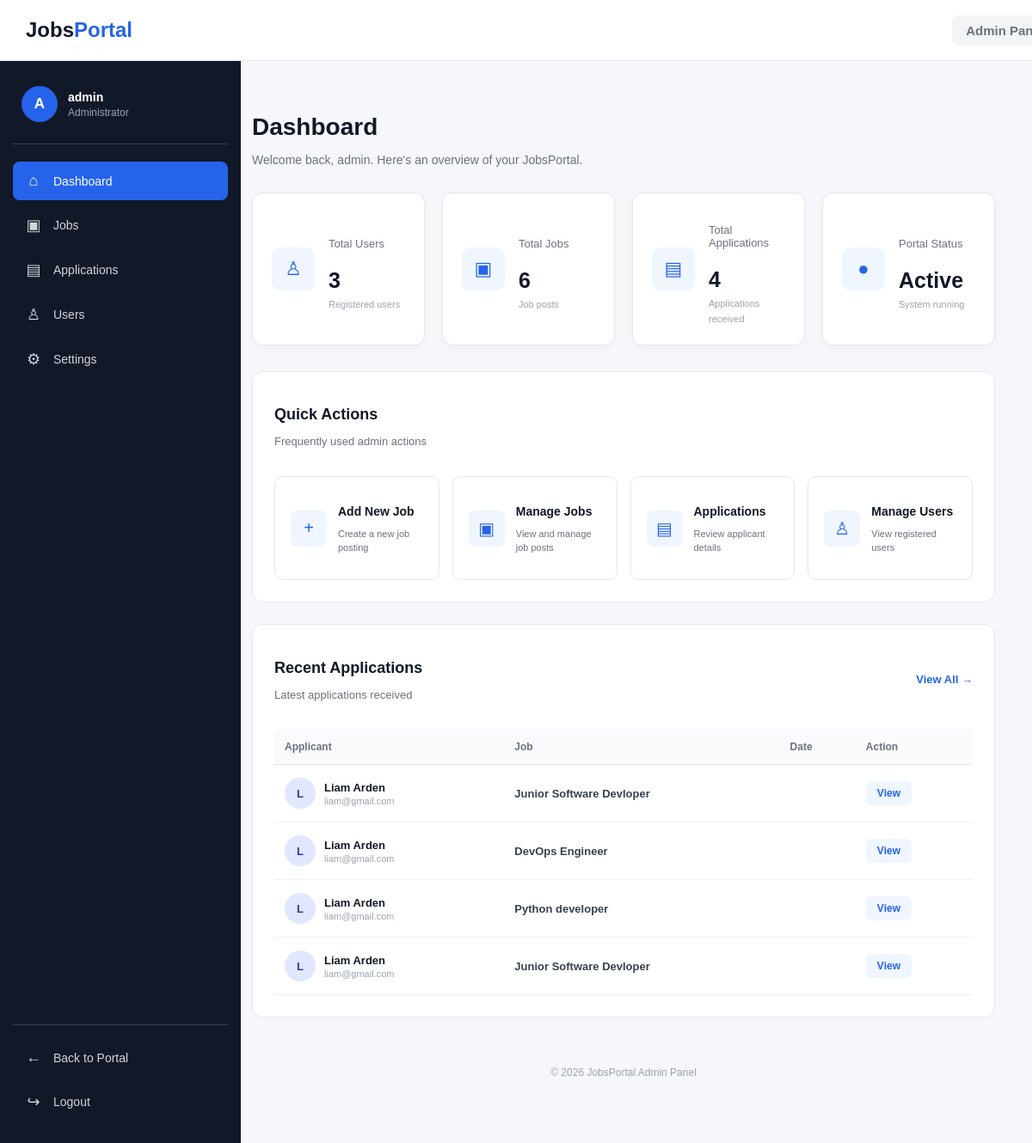
Before: /admin-dashboard (signed in) with the older database file.
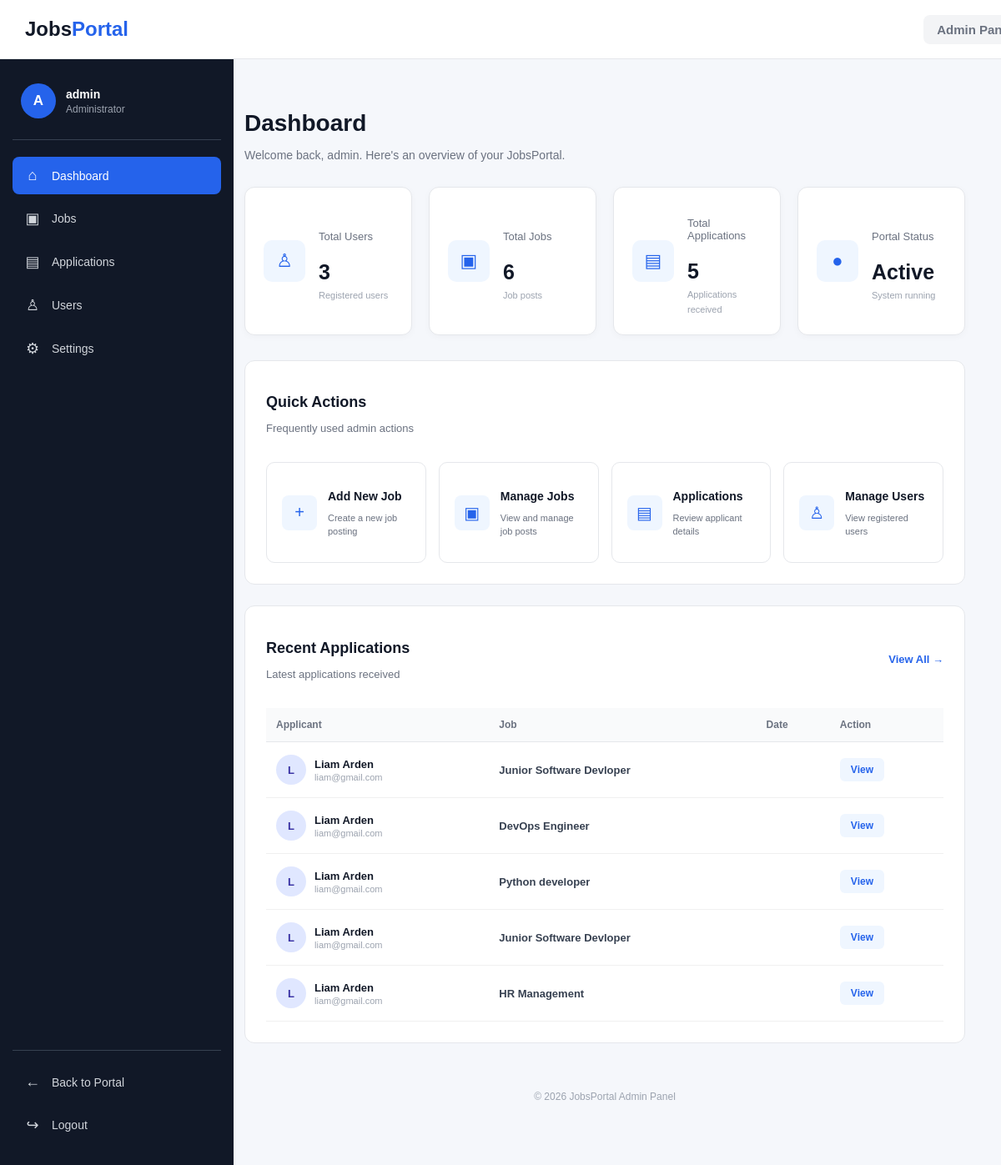
After: the same page with the newer database file.
### jobs/models.py (models this page shows, shortened)
class Applications(models.Model):
    job=models.ForeignKey(Jobs,on_delete=models.CASCADE)
    user=models.ForeignKey(User,on_delete=models.CASCADE)
    resume=models.FileField(blank=True,upload_to='resume')
    date=models.DateField(auto_now_add=True)

class Jobs(models.Model):
    title=models.CharField(max_length=100)
    sector=models.ForeignKey(Sectors,on_delete=models.CASCADE)
    company=models.ForeignKey(Company,on_delete=models.CASCADE)
    location=models.CharField(max_length=50)
    description=models.TextField()
    salary=models.CharField(max_length=50)
    post_date=models.DateField(auto_now_add=True)
    slug=models.SlugField(blank=True)
    is_active=models.BooleanField(default=True)
    end_date=models.DateField()

### jobs/views.py (the view)
    def wrapper(request,*args,**kwargs):
        if request.user.is_superuser:
            return fun(request,*args,**kwargs)
        else:
            messages.error(request,"Permission denied!")
            return redirect("all_jobs")

### jobs/context_processors.py (called while the page is built)
def allSectors(request):
    all_sectors=Sectors.objects.all()
    return dict(sectors=all_sectors)

### jobs/views.py (called while the page is built, shortened)
def admin_permission(fun):
    def wrapper(request,*args,**kwargs):
        if request.user.is_superuser:
            return fun(request,*args,**kwargs)
        else:
            messages.error(request,"Permission denied!")
            return redirect("all_jobs")
    return wrapper

@admin_permission
def adminDashboard(request,sector=None):
    if not request.user.is_superuser:
        return redirect("user_dashboard")
    data={
    "total_users":User.objects.filter(is_superuser=False).count(),
    "total_jobs":Jobs.objects.count(),
    "total_applications":Applications.objects.count(),
    }
    applications=Applications.objects.all()
    search = request.GET.get("search")
    if sector:
        job=Jobs.objects.filter(sector__id=sector,is_active=True)
    else:
        job=Jobs.objects.filter(is_active=True)
    return render(request,"admin-dashboard.html",{'data':data,"applications":applications,"search":search,"job":job})

### templates/admin-dashboard.html (shortened to what the changed rows need)
{% load static %}
<!DOCTYPE html>
<html lang="en">
<head>
    <link rel="stylesheet" href="{% static 'css/admin.css' %}">
</head>
<body>
    <div class="admin-layout">
        <main class="main-content">
            <div class="page-header">
                <div>
                    <h1>Dashboard</h1>
                </div>
            </div>
            <section class="stats-grid">
                <a href="{% url 'view_users' %}" class="stat-card">
                    <div class="stat-info">
                        <h2>{{ data.total_users }}</h2>
                    </div>
                </a>
                <a href="{% url 'admin_job' %}" class="stat-card">
                    <div class="stat-info">
                        <h2>{{ data.total_jobs }}</h2>
                    </div>
                </a>
                <a href="#" class="stat-card">
                    <div class="stat-info">
                        <p>Total Applications</p>
                        <h2>{{ data.total_applications }}</h2>
                        <span>Applications received</span>
                    </div>
                </a>
                <div class="stat-card">
                    <div class="stat-info">
                        <h2>Active</h2>
                    </div>
                </div>
            </section>
            <section class="content-section">
                <div class="section-header">
                    <div>
                        <h2>Quick Actions</h2>
                    </div>
                </div>
            </section>
            <section class="content-section">
                <div class="section-header">
                    <div>
                        <h2>Recent Applications</h2>
                    </div>
                </div>
                <div class="applications-table-wrapper">
                    <table class="applications-table">
                        <thead>
                            <tr>
                                <th>Applicant</th>
                                <th>Job</th>
                                <th>Date</th>
                                <th>Action</th>
                            </tr>
                        </thead>
                        <tbody>
                            {% for d in applications %}
                            <tr>
                                <td>
                                    <div class="applicant">
                                        <div class="applicant-avatar">
                                            {{ d.user.first_name|first|upper }}
                                        </div>
                                        <div>
                                            <strong>
                                                {{ d.user.first_name }}
                                                {{ d.user.last_name }}
                                            </strong>
                                            <small>
                                                {{ d.user.username }}
                                            </small>
                                        </div>
                                    </div>
                                </td>
                                <td>
                                    <strong>{{ d.job.title }}</strong>
                                </td>
                                <td>
                                </td>
                                <td>
                                    <a
                                        href="{% url 'application_details' d.id %}"
                                        class="details-btn">
                                        View
                                    </a>
                                </td>
                            </tr>
                            {% empty %}
                            <tr>
                                <td colspan="4" class="empty-state">
                                    No applications found.
                                </td>
                            </tr>
                            {% endfor %}
                        </tbody>
                    </table>
                </div>
            </section>
        </main>
    </div>
</body>
</html>

Changed rows visible on the page:
added Applications: user.first_name|first "L", user.first_name "Liam", user.last_name "Arden", user.username "liam@gmail.com", job "HR Management"
Other visible differences:
{{ data.total_applications }}: "4" → "5"
